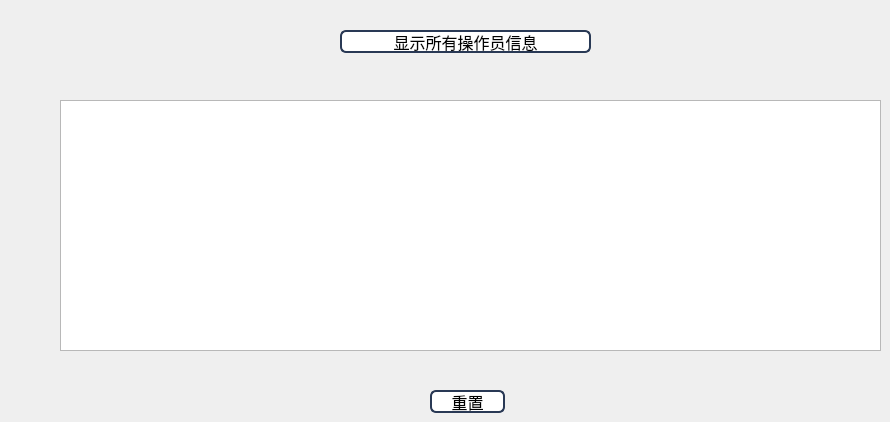
         <widget class="QWidget" name="tab_23">
          <attribute name="title">
           <string>操作员信息</string>
          </attribute>
          <widget class="QPushButton" name="pushButton_34">
           <property name="geometry">
            <rect>
             <x>430</x>
             <y>390</y>
             <width>75</width>
             <height>23</height>
            </rect>
           </property>
           <property name="font">
            <font>
             <family>微软雅黑</family>
             <pointsize>12</pointsize>
            </font>
           </property>
           <property name="styleSheet">
            <string notr="true">border: 2px solid rgb(41,57,85);
border-radius:6px;
background:white;
selection-background-color:green;</string>
           </property>
           <property name="text">
            <string>重置</string>
           </property>
          </widget>
          <widget class="QTextBrowser" name="textBrowser_5">
           <property name="geometry">
            <rect>
             <x>60</x>
             <y>100</y>
             <width>821</width>
             <height>251</height>
            </rect>
           </property>
           <property name="font">
            <font>
             <family>微软雅黑</family>
             <pointsize>12</pointsize>
             <italic>false</italic>
             <underline>false</underline>
             <strikeout>false</strikeout>
             <stylestrategy>PreferDefault</stylestrategy>
             <kerning>true</kerning>
            </font>
           </property>
           <property name="styleSheet">
            <string notr="true">background-image: url(:/photo/656.jpg);</string>
           </property>
          </widget>
          <widget class="QPushButton" name="pushButton_35">
           <property name="geometry">
            <rect>
             <x>340</x>
             <y>30</y>
             <width>251</width>
             <height>23</height>
            </rect>
           </property>
           <property name="font">
            <font>
             <family>微软雅黑</family>
             <pointsize>12</pointsize>
            </font>
           </property>
           <property name="styleSheet">
            <string notr="true">border: 2px solid rgb(41,57,85);
border-radius:6px;
background:white;
selection-background-color:green;</string>
           </property>
           <property name="text">
            <string>显示所有操作员信息</string>
           </property>
          </widget>
         </widget>
